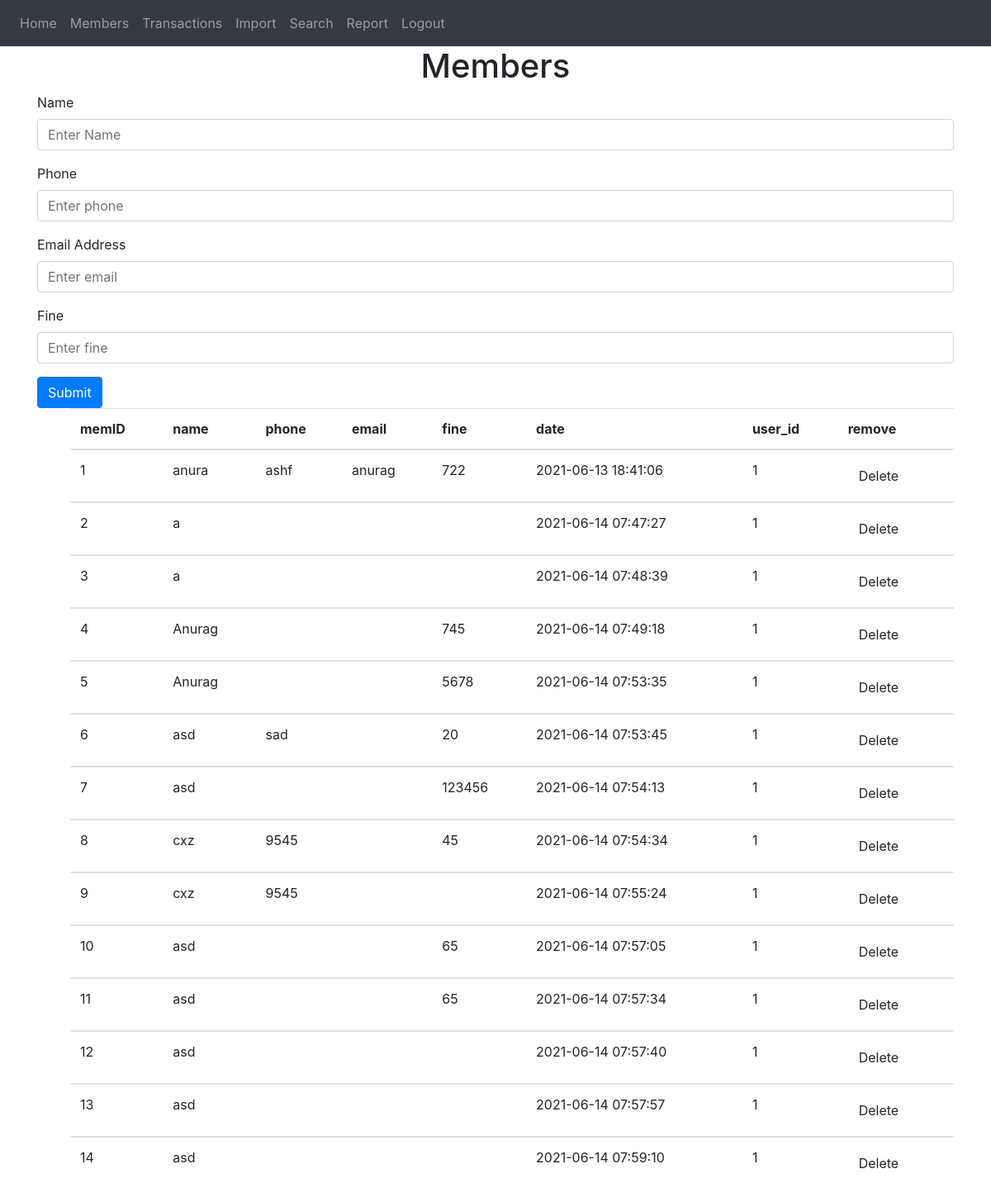
Screenshot of /members (signed in) with the database file from the repository.
### manager/models.py (models this page shows)
class Members(db.Model):
    memID = db.Column(db.Integer, primary_key=True)
    name = db.Column(db.String(150))
    phone = db.Column(db.String(150))
    email = db.Column(db.String(150))
    fine = db.Column(db.String(150))
    date = db.Column(db.DateTime(timezone=True), default=func.now())
    user_id = db.Column(db.Integer, db.ForeignKey(user))
    trans = db.relationship('Trans', backref='transfor')

### manager/views.py (the view, shortened to what this page needs)
@views.route('/members', methods=['GET', 'POST'])
@login_required
def members():
    return render_template("members.html", user=current_user)

### manager/__init__.py (called while the page is built)
def create_app():
    app = Flask(__name__)
    app.config['SECRET_KEY'] = 'secretkey'
    app.config['SQLALCHEMY_DATABASE_URI'] = f'sqlite:///{DB_NAME}'
    db.init_app(app)
    from .views import views
    from .operations import operations
    from .auth import auth
    app.register_blueprint(views, url_prefix='/')
    app.register_blueprint(operations, url_prefix='/')
    app.register_blueprint(auth, url_prefix='/')
    from .models import User, Books, Trans, Members
    create_database(app)
    login_manager = LoginManager()
    login_manager.login_view = 'auth.login'
    login_manager.init_app(app)
    @login_manager.user_loader
    def load_user(id):
        return User.query.get(int(id))
    return app

### manager/templates/members.html (shortened to what this page needs)
{% extends "base.html" %} {% block title %}Home{% endblock %} {% block content %}
<h1 align="center">Members</h1>
<form method="POST">
  <div class="form-group">
    <label for="name">Name</label>
    <input type="text" class="form-control" id="name" name="name" placeholder="Enter Name" />
  </div>
  <div class="form-group">
    <label for="tel">Phone</label>
    <input type="tel" class="form-control" id="phone" name="phone" placeholder="Enter phone" />
  </div>
  <div class="form-group">
    <label for="email">Email Address</label>
    <input type="email" class="form-control" id="email" name="email" placeholder="Enter email" />
  </div>
  <div class="form-group">
    <label for="number">Fine</label>
    <input type="number" class="form-control" id="fine" name="fine" placeholder="Enter fine" />
  </div>
  <button type="submit" class="btn btn-primary">Submit</button>
</form>
<ul id="members">
  <table class="table">
    <thead>
      <tr>
        <th>memID</th>
        <th>name</th>
        <th>phone</th>
        <th>email</th>
        <th>fine</th>
        <th>date</th>
        <th>user_id</th>
        <th>remove</th>
      </tr>
    </thead>
    {% for member in user.Members %}
    <tbody>
      <tr>
        <td>{{ member.memID }}</td>
        <td>{{ member.name }}</td>
        <td>{{ member.phone }}</td>
        <td>{{ member.email }}</td>
        <td>{{ member.fine }}</td>
        <td>{{ member.date }}</td>
        <td>{{ member.user_id }}</td>
        <td>
          <form method="post" action="{{ url_for('operations.delete_member', memID=member.memID) }}">
            <input class="btn" type="submit" name="delete" value="Delete">
          </form>
        </td>
      </tr>
    </tbody>
    {% endfor %}
  </table>
</ul>
{% endblock %}

### rows the page displays
Members: memID "1", name "anura", phone "ashf", email "anurag", fine "722", date "2021-06-13 18:41:06", user_id "1"
Members: memID "2", name "a", date "2021-06-14 07:47:27", user_id "1"
Members: memID "3", name "a", date "2021-06-14 07:48:39", user_id "1"
Members: memID "4", name "Anurag", fine "745", date "2021-06-14 07:49:18", user_id "1"
Members: memID "5", name "Anurag", fine "5678", date "2021-06-14 07:53:35", user_id "1"
Members: memID "6", name "asd", phone "sad", fine "20", date "2021-06-14 07:53:45", user_id "1"
Members: memID "7", name "asd", fine "123456", date "2021-06-14 07:54:13", user_id "1"
Members: memID "8", name "cxz", phone "9545", fine "45", date "2021-06-14 07:54:34", user_id "1"
Members: memID "9", name "cxz", phone "9545", date "2021-06-14 07:55:24", user_id "1"
Members: memID "10", name "asd", fine "65", date "2021-06-14 07:57:05", user_id "1"
Members: memID "11", name "asd", fine "65", date "2021-06-14 07:57:34", user_id "1"
Members: memID "12", name "asd", date "2021-06-14 07:57:40", user_id "1"
Members: memID "13", name "asd", date "2021-06-14 07:57:57", user_id "1"
Members: memID "14", name "asd", date "2021-06-14 07:59:10", user_id "1"
